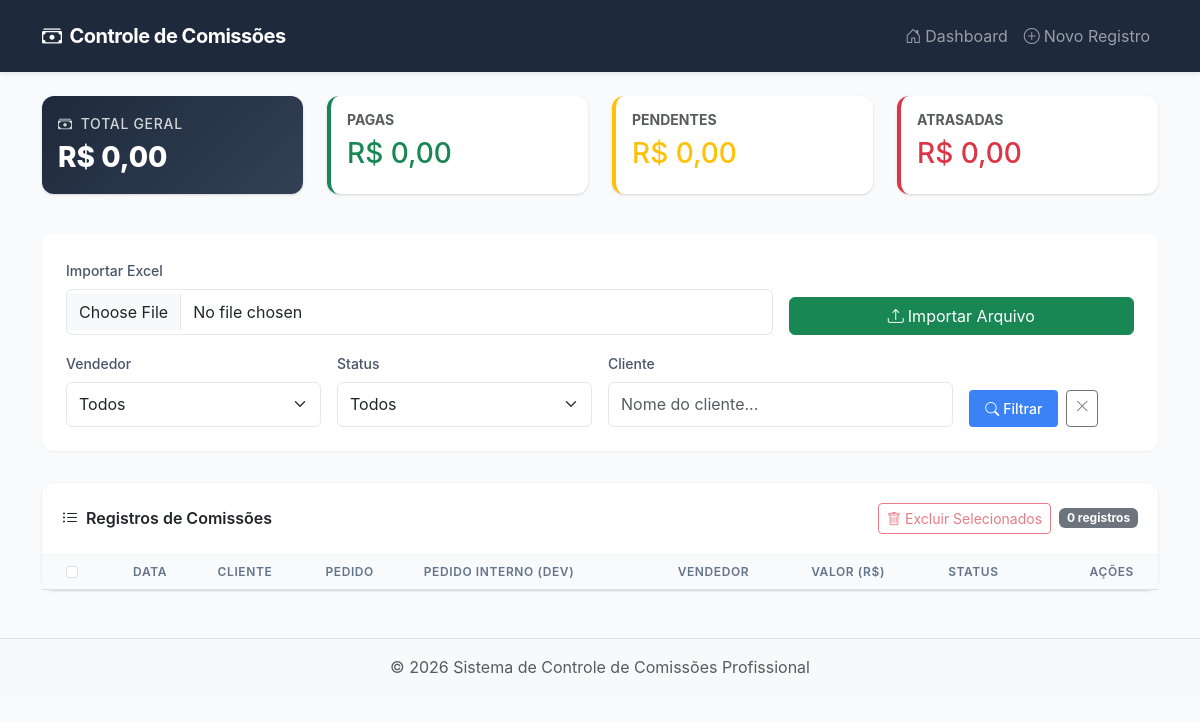
Before: / with the older database file.
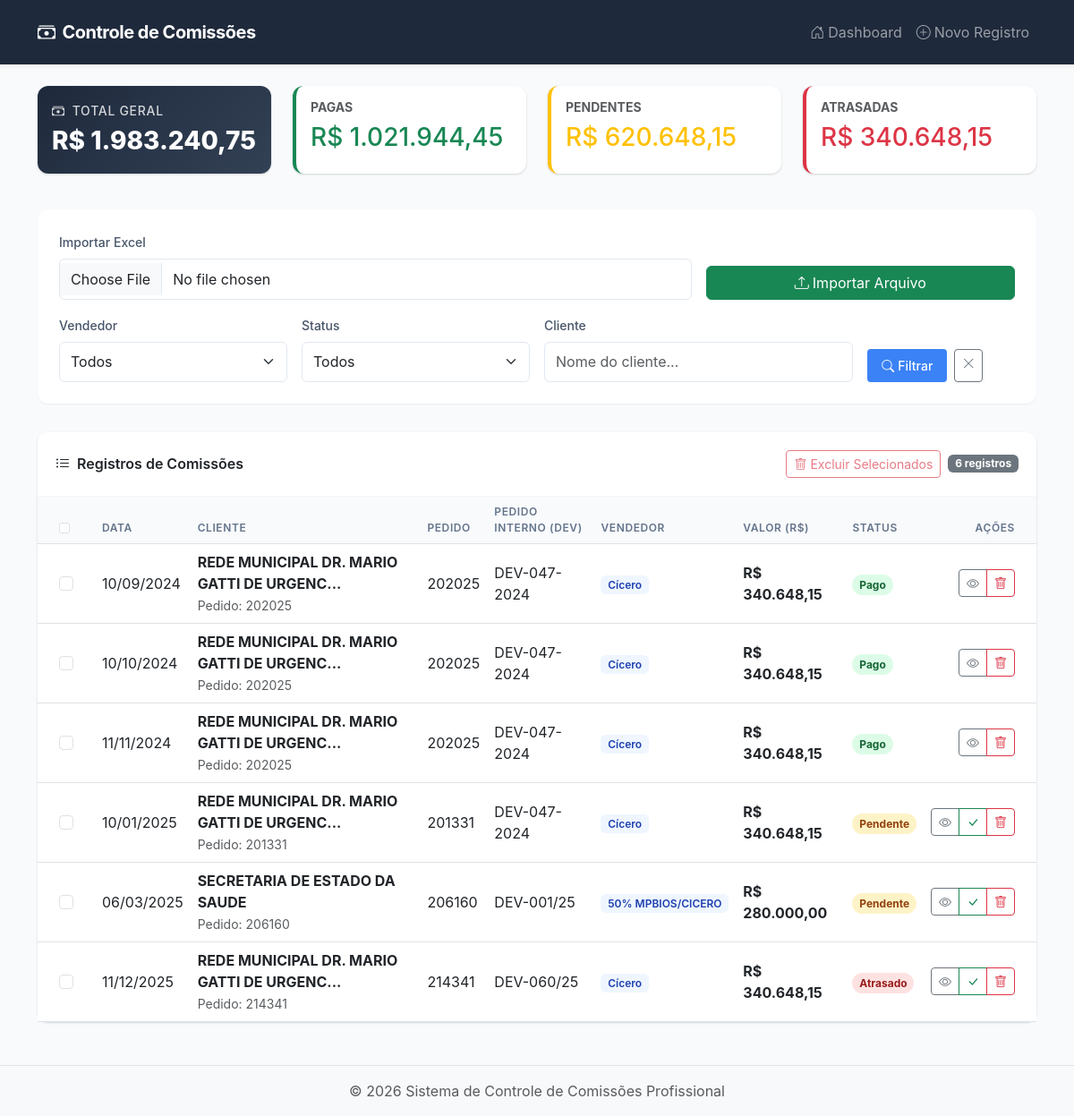
After: the same page with the newer database file.
### app.py (models this page shows, shortened)
class Comissao(db.Model):
    id = db.Column(db.Integer, primary_key=True)
    unid = db.Column(db.Integer, default=1)
    dt_transacao = db.Column(db.Date, nullable=False)
    dt_emissao = db.Column(db.Date, nullable=False)
    pedido = db.Column(db.String(50), nullable=False)
    cod_cli = db.Column(db.String(50))
    cliente = db.Column(db.String(200), nullable=False)
    titulo = db.Column(db.String(50))
    parc = db.Column(db.Integer, default=1)
    ccusto = db.Column(db.String(50))
    dt_vencto = db.Column(db.Date)
    vl_titulo = db.Column(db.Float, default=0.0)
    vl_orig_titulo = db.Column(db.Float, default=0.0)
    comissao_venda = db.Column(db.Float, default=0.0)
    comissao_servico = db.Column(db.Float, default=0.0)
    pedido_erecta = db.Column(db.String(50))
    vendedor = db.Column(db.String(100), nullable=False)
    base_comissao = db.Column(db.Float, default=0.0)
    percentual = db.Column(db.Float, default=10.0)
    vr_comissao = db.Column(db.Float, default=0.0)
    dt_previsao = db.Column(db.Date)
    status = db.Column(db.String(20), default='pendente') # pago, pendente, atrasado
    obs = db.Column(db.Text)
    created_at = db.Column(db.DateTime, default=datetime.utcnow)

### app.py (the view)
@app.route('/')
def index():
    vendedor_filtro = request.args.get('vendedor', 'todos')
    status_filtro = request.args.get('status', 'todos')
    cliente_filtro = request.args.get('cliente', '')
    query = Comissao.query
    if vendedor_filtro != 'todos':
        query = query.filter(Comissao.vendedor == vendedor_filtro)
    if status_filtro != 'todos':
        query = query.filter(Comissao.status == status_filtro)
    if cliente_filtro:
        query = query.filter(Comissao.cliente.ilike(f'%{cliente_filtro}%'))
    comissoes = query.order_by(Comissao.id.asc()).all()
    total_valor = sum(c.vl_titulo for c in comissoes)
    total_pago = sum(c.vl_titulo for c in comissoes if c.status == 'pago')
    total_pendente = sum(c.vl_titulo for c in comissoes if c.status == 'pendente')
    total_atrasado = sum(c.vl_titulo for c in comissoes if c.status == 'atrasado')
    vendedores = db.session.query(Comissao.vendedor).distinct().all()
    vendedores = [v[0] for v in vendedores]
    return render_template('index.html',
                           comissoes=comissoes,
                           total_valor=total_valor,
                           total_pago=total_pago,
                           total_pendente=total_pendente,
                           total_atrasado=total_atrasado,
                           vendedores=vendedores,
                           filtros={'vendedor': vendedor_filtro, 'status': status_filtro, 'cliente': cliente_filtro})

### app.py (called while the page is built)
@app.template_filter('dev_short_year')
def dev_short_year(value):
    if not value:
        return ''
    text = str(value)
    return re.sub(r'(?<!\\d)20(\\d{2})(?!\\d)', r'\\1', text)

### templates/index.html (shortened to what this page needs)
{% extends 'base.html' %}
{% block content %}
<div class="row mb-4">
    <div class="col-md-3 mb-3">
        <div class="card total-card h-100">
            <div class="card-body d-flex flex-column justify-content-center">
                <h5><i class="bi bi-cash-stack me-2"></i>Total Geral</h5>
                <h3>R$ {{ "{:,.2f}".format(total_valor).replace(',', 'X').replace('.', ',').replace('X', '.') }}</h3>
            </div>
        </div>
    </div>
    <div class="col-md-3 mb-3">
        <div class="card h-100 border-start border-success border-4">
            <div class="card-body">
                <h5 class="text-muted small text-uppercase fw-bold">Pagas</h5>
                <h3 class="text-success">R$ {{ "{:,.2f}".format(total_pago).replace(',', 'X').replace('.', ',').replace('X', '.') }}</h3>
            </div>
        </div>
    </div>
    <div class="col-md-3 mb-3">
        <div class="card h-100 border-start border-warning border-4">
            <div class="card-body">
                <h5 class="text-muted small text-uppercase fw-bold">Pendentes</h5>
                <h3 class="text-warning">R$ {{ "{:,.2f}".format(total_pendente).replace(',', 'X').replace('.', ',').replace('X', '.') }}</h3>
            </div>
        </div>
    </div>
    <div class="col-md-3 mb-3">
        <div class="card h-100 border-start border-danger border-4">
            <div class="card-body">
                <h5 class="text-muted small text-uppercase fw-bold">Atrasadas</h5>
                <h3 class="text-danger">R$ {{ "{:,.2f}".format(total_atrasado).replace(',', 'X').replace('.', ',').replace('X', '.') }}</h3>
            </div>
        </div>
    </div>
</div>
<div class="filtro-container">
    <form action="{{ url_for('importar') }}" method="POST" enctype="multipart/form-data" class="row g-3 mb-3">
        <div class="col-md-8">
            <label class="form-label">Importar Excel</label>
            <input type="file" name="arquivo_excel" class="form-control" accept=".xlsx" required>
        </div>
        <div class="col-md-4 d-flex align-items-end">
            <button type="submit" class="btn btn-success w-100">
                <i class="bi bi-upload me-1"></i>Importar Arquivo
            </button>
        </div>
    </form>
    <form action="{{ url_for('index') }}" method="GET" class="row g-3">
        <div class="col-md-3">
            <label class="form-label">Vendedor</label>
            <select name="vendedor" class="form-select">
                <option value="todos">Todos</option>
            </select>
        </div>
        <div class="col-md-3">
            <label class="form-label">Status</label>
            <select name="status" class="form-select">
                <option value="todos">Todos</option>
            </select>
        </div>
        <div class="col-md-4">
            <label class="form-label">Cliente</label>
            <input type="text" name="cliente" class="form-control" placeholder="Nome do cliente..." value="{{ filtros.cliente }}">
        </div>
        <div class="col-md-auto d-flex align-items-end">
            <div class="d-flex gap-2">
                <button type="submit" class="btn btn-primary btn-sm px-3">
                    <i class="bi bi-search me-1"></i>Filtrar
                </button>
                <a href="{{ url_for('index') }}" class="btn btn-outline-secondary btn-sm px-2" title="Limpar filtros" aria-label="Limpar filtros">
                    <i class="bi bi-x-lg"></i>
                </a>
            </div>
        </div>
    </form>
</div>
<form action="{{ url_for('excluir_multiplos') }}" method="POST" id="bulkDeleteForm" onsubmit="return confirm('Tem certeza que deseja excluir os registros selecionados?')">
<div class="card">
    <div class="card-header d-flex justify-content-between align-items-center">
        <span><i class="bi bi-list-ul me-2"></i>Registros de Comissões</span>
        <div class="d-flex align-items-center gap-2">
            <button type="submit" class="btn btn-sm btn-outline-danger" id="bulkDeleteBtn" disabled>
                <i class="bi bi-trash me-1"></i>Excluir Selecionados
            </button>
            <span class="badge bg-secondary">{{ comissoes|length }} registros</span>
        </div>
    </div>
    <div class="card-body p-0">
        <div class="table-responsive">
            <table class="table table-hover align-middle mb-0">
                <thead>
                    <tr>
                        <th class="ps-4">
                            <input type="checkbox" id="checkAll" class="form-check-input">
                        </th>
                        <th class="ps-4">Data</th>
                        <th>Cliente</th>
                        <th>Pedido</th>
                        <th>Pedido Interno (DEV)</th>
                        <th>Vendedor</th>
                        <th>Valor (R$)</th>
                        <th>Status</th>
                        <th class="text-end pe-4">Ações</th>
                    </tr>
                </thead>
                <tbody>
                    {% for c in comissoes %}
                    <tr>
                        <td class="ps-4">
                            <input type="checkbox" name="ids" value="{{ c.id }}" class="form-check-input row-check">
                        </td>
                        <td class="ps-4">{{ c.dt_transacao.strftime('%d/%m/%Y') }}</td>
                        <td>
                            <div class="fw-bold text-dark">{{ c.cliente[:40] }}{% if c.cliente|length > 40 %}...{% endif %}</div>
                            <small class="text-muted">Pedido: {{ c.pedido }}</small>
                        </td>
                        <td>{{ c.pedido }}</td>
                        <td>{{ (c.pedido_erecta|dev_short_year) or '-' }}</td>
                        <td><span class="badge badge-vendedor">{{ c.vendedor }}</span></td>
                        <td class="fw-bold">R$ {{ "{:,.2f}".format(c.vl_titulo).replace(',', 'X').replace('.', ',').replace('X', '.') }}</td>
                        <td>
                            <span class="status-badge status-{{ c.status }}">
                                {{ c.status|capitalize }}
                            </span>
                        </td>
                        <td class="text-end pe-4">
                            <div class="btn-group">
                                <button type="button" class="btn btn-sm btn-outline-secondary" onclick="verDetalhes({{ c.id }})" title="Detalhes">
                                    <i class="bi bi-eye"></i>
                                </button>
                                {% if c.status != 'pago' %}
                                <a href="{{ url_for('marcar_pago', id=c.id) }}" class="btn btn-sm btn-outline-success" title="Marcar Pago">
                                    <i class="bi bi-check-lg"></i>
                                </a>
                                {% endif %}
                                <a href="{{ url_for('excluir', id=c.id) }}" class="btn btn-sm btn-outline-danger" onclick="return confirm('Tem certeza que deseja excluir?')" title="Excluir">
                                    <i class="bi bi-trash"></i>
                                </a>
                            </div>
                        </td>
                    </tr>
                    {% endfor %}
                </tbody>
            </table>
        </div>
    </div>
</div>
</form>
{% endblock %}

### templates/base.html (shortened to what this page needs)
<!DOCTYPE html>
<html lang="pt-br">
<head>
    <link href="https://cdn.jsdelivr.net/npm/bootstrap@5.3.0/dist/css/bootstrap.min.css" rel="stylesheet">
    <link rel="stylesheet" href="https://cdn.jsdelivr.net/npm/bootstrap-icons@1.10.3/font/bootstrap-icons.css">
    <link rel="stylesheet" href="{{ url_for('static', filename='css/style.css') }}">
</head>
<body>
    <nav class="navbar navbar-expand-lg navbar-dark shadow-sm">
        <div class="container">
            <a class="navbar-brand" href="{{ url_for('index') }}">
                <i class="bi bi-cash-stack me-2"></i>Controle de Comissões
            </a>
            <div class="collapse navbar-collapse" id="navbarNav">
                <ul class="navbar-nav ms-auto">
                    <li class="nav-item">
                        <a class="nav-link" href="{{ url_for('index') }}"><i class="bi bi-house-door me-1"></i>Dashboard</a>
                    </li>
                    <li class="nav-item">
                        <a class="nav-link" href="#" data-bs-toggle="modal" data-bs-target="#modalAdicionar">
                            <i class="bi bi-plus-circle me-1"></i>Novo Registro
                        </a>
                    </li>
                </ul>
            </div>
        </div>
    </nav>
    <div class="container mt-4">
        {% block content %}{% endblock %}
    </div>
    <footer class="footer mt-5 py-3 bg-light border-top">
        <div class="container text-center">
            <span class="text-muted">© 2026 Sistema de Controle de Comissões Profissional</span>
        </div>
    </footer>
</body>
</html>

### static/css/style.css (style rules this page uses)
:root { --primary-color: #1e293b; --secondary-color: #3b82f6; --success-color: #10b981; --warning-color: #f59e0b; --danger-color: #ef4444; --bg-light: #f8fafc; }
body { background-color: var(--bg-light); font-family: 'Inter', -apple-system, BlinkMacSystemFont, 'Segoe UI', Roboto, sans-serif; color: #334155; }
.navbar { background-color: var(--primary-color); padding: 1rem 0; }
.navbar-brand { font-weight: 700; letter-spacing: -0.5px; }
.card { border: none; border-radius: 12px; box-shadow: 0 1px 3px rgba(0,0,0,0.1), 0 1px 2px rgba(0,0,0,0.06); transition: transform 0.2s ease; }
.card-header { background-color: white; border-bottom: 1px solid #f1f5f9; font-weight: 600; padding: 1.25rem; border-radius: 12px 12px 0 0 !important; }
.total-card { background: linear-gradient(135deg, #1e293b 0%, #334155 100%); color: white; }
.total-card h5 { font-size: 0.875rem; text-transform: uppercase; letter-spacing: 0.05em; opacity: 0.8; }
.total-card h3 { font-weight: 800; margin-bottom: 0; }
.status-badge { padding: 0.35em 0.65em; font-size: 0.75em; font-weight: 700; border-radius: 50rem; }
.status-pago { background-color: #dcfce7; color: #166534; }
.status-pendente { background-color: #fef3c7; color: #92400e; }
.status-atrasado { background-color: #fee2e2; color: #991b1b; }
.table th { background-color: #f8fafc; font-weight: 600; text-transform: uppercase; font-size: 0.75rem; letter-spacing: 0.05em; color: #64748b; border-top: none; }
.btn-primary { background-color: var(--secondary-color); border: none; font-weight: 500; padding: 0.5rem 1.25rem; }
.filtro-container { background-color: white; border-radius: 12px; padding: 1.5rem; margin-bottom: 2rem; box-shadow: 0 1px 2px rgba(0,0,0,0.05); }
.form-label { font-weight: 500; font-size: 0.875rem; color: #475569; }
.form-control, .form-select { border-color: #e2e8f0; padding: 0.6rem 0.75rem; }
.badge-vendedor { background-color: #eff6ff; color: #1e40af; font-weight: 600; }

Changed rows visible on the page:
added Comissao: dt_transacao "10/09/2024", cliente "REDE MUNICIPAL DR. MARIO GATTI DE URGENC", pedido "202025", pedido_erecta "DEV-047-2024", vendedor "Cícero", vl_titulo "340.648,15", status "Pago"
added Comissao: dt_transacao "10/10/2024", cliente "REDE MUNICIPAL DR. MARIO GATTI DE URGENC", pedido "202025", pedido_erecta "DEV-047-2024", vendedor "Cícero", vl_titulo "340.648,15", status "Pago"
added Comissao: dt_transacao "11/11/2024", cliente "REDE MUNICIPAL DR. MARIO GATTI DE URGENC", pedido "202025", pedido_erecta "DEV-047-2024", vendedor "Cícero", vl_titulo "340.648,15", status "Pago"
added Comissao: dt_transacao "10/01/2025", cliente "REDE MUNICIPAL DR. MARIO GATTI DE URGENC", pedido "201331", pedido_erecta "DEV-047-2024", vendedor "Cícero", vl_titulo "340.648,15", status "Pendente"
added Comissao: dt_transacao "06/03/2025", cliente "SECRETARIA DE ESTADO DA SAUDE", pedido "206160", pedido_erecta "DEV-001/25", vendedor "50% MPBIOS/CICERO", vl_titulo "280.000,00", status "Pendente"
added Comissao: dt_transacao "11/12/2025", cliente "REDE MUNICIPAL DR. MARIO GATTI DE URGENC", pedido "214341", pedido_erecta "DEV-060/25", vendedor "Cícero", vl_titulo "340.648,15", status "Atrasado"
Other visible differences:
{{ comissoes|length }}: "0" → "6"
text no longer shown: "0,00 0,00 0,00 0,00"
text now shown: "1.983.240,75 1.021.944,45 620.648,15 340.648,15"
